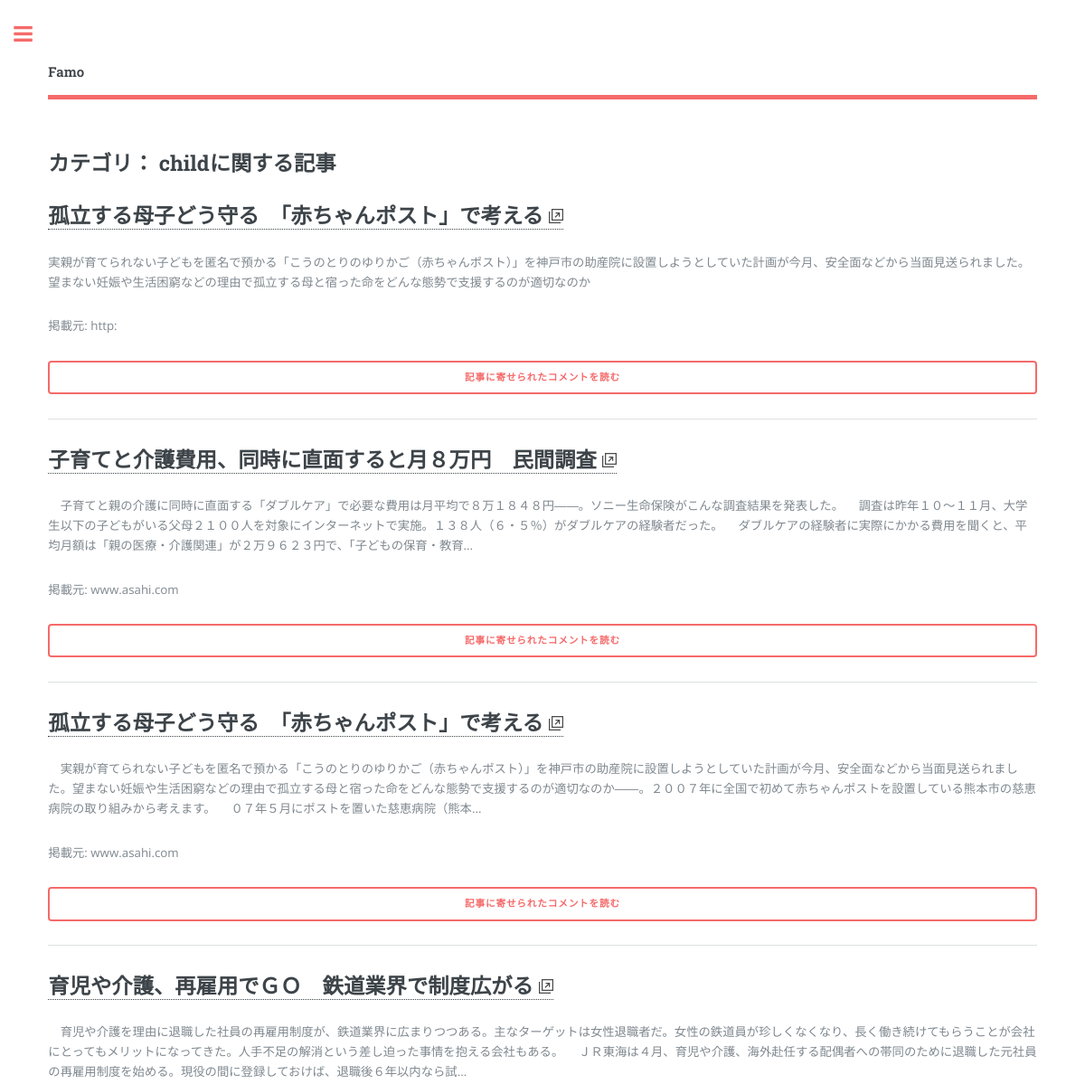
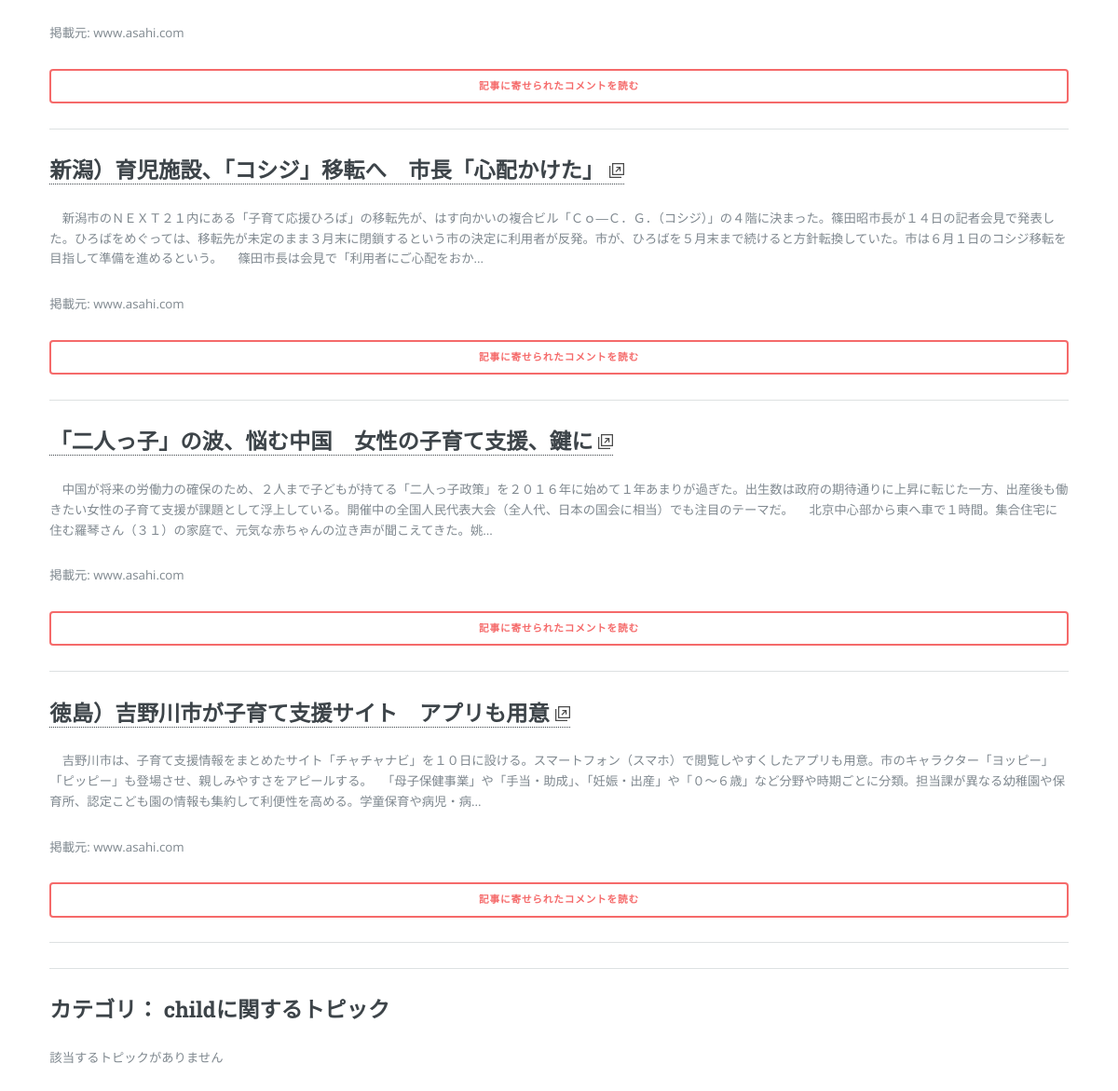
Screenshot of /category/child/ with the database file from the repository (2 pictures, top to bottom).
### articles/models.py (models this page shows, shortened)
class Article(models.Model):
    def get_domain(self):
        return self.url.split('/')[0]
    title = models.CharField(default='', max_length=100)
    url = models.URLField(default='')
    preface = models.CharField(default='', max_length=300)
    img_url = models.URLField(null=True)
    hits = models.IntegerField(default=0)
    registered_date = models.DateTimeField(auto_now=True)

### category/views.py (the view)
# urls.py: url(r'^(?P<category>\w+)/', views.category, name='category'),
def category(request, category):
    if category in keywords.keys():
        query = Q()
        for key in keywords[category]:
            query = query | Q(title__contains=key)
        articles = Article.objects.filter(query)
        questions = Question.objects.filter(query)
    context = {'category': category, 'articles': articles, 'questions': questions}
    return render(request, 'category/category.html', context)

### articles/templatetags/articles_extras.py (called while the page is built)
@register.filter
def get_article_image(url):
    default_image_path = 'commons/images/pic01.jpg'
    if url:
        return url
    else:
        return os.path.join(settings.STATIC_URL, default_image_path)

@register.filter
def complete_url(url):
    return ''.join(['http://', url])

@register.inclusion_tag('articles/article_node.html')
def article_node(article):
    return {'article': article}

@register.inclusion_tag('articles/article_detail_button.html')
def article_detail_button(article):
    return {'article': article}

### commons/templatetags/commons_extras.py (called while the page is built)
@register.filter
def get_categories(num=30):
    return Category.objects.order_by('name')[:num]

@register.inclusion_tag('commons/search_form.html')
def search_form():
    search_form = SearchForm(prefix='search')
    return {'search_form': search_form}

### counsel/models.py (called while the page is built)
    def __str__(self):
        return self.name

### category/templates/category/category.html (shortened to what this page needs)
{% extends 'commons/base.html' %}
{% load articles_extras %}
{% load counsel_extras %}
{% block content %}
<section>
  <section id="articles">
    <h2>カテゴリ： {{ category }}に関する記事</h2>
    {% if articles %}
      {% for article in articles %}
        {% article_node article %}
        {% article_detail_button article %}
        <hr>
      {% endfor %}
    {% else %}
      該当する記事がありません
    {% endif %}
  </section>
  <hr>
  <setion id="questions">
    <h2>カテゴリ： {{ category }}に関するトピック</h2>
    {% if questions %}
      {% for question in questions %}
        {% popular_question_node question %}
        <hr>
      {% endfor %}
    {% else %}
      該当するトピックがありません
    {% endif %}
  </section>
{% endblock content %}

### articles/templates/articles/article_node.html
{% load static %}
{% load articles_extras %}
<section id="article_{{ article.id }}">
  <h2><a href="{{ article.url|complete_url }}" target="_blank">{{ article.title }} <img src="{% static 'commons/images/external_link.png' %}"></a></h2>
  <p>{{ article.preface }}<p>
  <p>掲載元: {{ article.get_domain }}</p>
</section>

### articles/templates/articles/article_detail_button.html
{% load articles_extras %}
<a href="{% url 'articles:detail' article.id %}" class="button fit">記事に寄せられたコメントを読む</a>

### commons/static/commons/assets/css/main.css (style rules this page uses)
html, body, div, span, applet, object, iframe, h1, h2, h3, h4, h5, h6, p, blockquote, pre, a, abbr, acronym, address, big, cite, code, del, dfn, em, img, ins, kbd, q, s, samp, small, strike, strong, sub, sup, tt, var, b, u, i, center, dl, dt, dd, ol, ul, li, fieldset, form, label, legend, table, caption, tbody, tfoot, thead, tr, th, td, article, aside, canvas, details, embed, figure, figcaption, footer, header, hgroup, menu, nav, output, ruby, section, summary, time, mark, audio, video { margin: 0; padding: 0; border: 0; font-size: 100%; font: inherit; vertical-align: baseline; }
article, aside, details, figcaption, figure, footer, header, hgroup, menu, nav, section { display: block; }
body { line-height: 1; }
body { -webkit-text-size-adjust: none; }
*, *:before, *:after { -moz-box-sizing: border-box; -webkit-box-sizing: border-box; box-sizing: border-box; }
body { -ms-overflow-style: scrollbar; }
body { background: #ffffff; }
body, input, select, textarea { color: #7f888f; font-family: "Open Sans", sans-serif; font-size: 13pt; font-weight: 400; line-height: 1.65; }
@media screen and (max-width: 1680px) { body, input, select, textarea { font-size: 11pt; } }
@media screen and (max-width: 1280px) { body, input, select, textarea { font-size: 10pt; } }
a { -moz-transition: color 0.2s ease-in-out, border-bottom-color 0.2s ease-in-out; -webkit-transition: color 0.2s ease-in-out, border-bottom-color 0.2s ease-in-out; -ms-transition: color 0.2s ease-in-out, border-bottom-color 0.2s ease-in-out; transition: color 0.2s ease-in-out, border-bottom-color 0.2s ease-in-out; border-bottom: dotted 1px; color: #f56a6a; text-decoration: none; }
p { margin: 0 0 2em 0; }
h1, h2, h3, h4, h5, h6 { color: #3d4449; font-family: "Roboto Slab", serif; font-weight: 700; line-height: 1.5; margin: 0 0 1em 0; }
h1 a, h2 a, h3 a, h4 a, h5 a, h6 a { color: inherit; text-decoration: none; }
h2 { font-size: 1.75em; }
hr { border: 0; border-bottom: solid 1px rgba(210, 215, 217, 0.75); margin: 2em 0; }
input[type="submit"], input[type="reset"], input[type="button"], button, .button { -moz-appearance: none; -webkit-appearance: none; -ms-appearance: none; appearance: none; -moz-transition: background-color 0.2s ease-in-out, color 0.2s ease-in-out; -webkit-transition: background-color 0.2s ease-in-out, color 0.2s ease-in-out; -ms-transition: background-color 0.2s ease-in-out, color 0.2s ease-in-out; transition: background-color 0.2s ease-in-out, color 0.2s ease-in-out; background-color: transparent; border-radius: 0.375em; border: 0; box-shadow: inset 0 0 0 2px #f56a6a; color: #f56a6a !important; cursor: pointer; display: inline-block; font-family: "Roboto Slab", serif; font-size: 0.8em; font-weight: 700; height: 3.5em; letter-spacing: 0.075em; line-height: 3.5em; padding: 0 2.25em; text-align: center; text-decoration: none; text-transform: uppercase; white-space: nowrap; }
input[type="submit"].fit, input[type="reset"].fit, input[type="button"].fit, button.fit, .button.fit { display: block; margin: 0 0 1em 0; width: 100%; }
#main > .inner > section { padding: 6em 0 4em 0 ; border-top: solid 2px rgba(210, 215, 217, 0.75); }
#main > .inner > section:first-of-type { border-top: 0 !important; }
@media screen and (max-width: 1680px) { #main > .inner > section { padding: 5em 0 3em 0 ; } }
@media screen and (max-width: 1280px) { #main > .inner > section { padding: 4em 0 2em 0 ; } }

### rows the page displays
Article: title "孤立する母子どう守る 「赤ちゃんポスト」で考える", preface "実親が育てられない子どもを匿名で預かる「こうのとりのゆりかご（赤ちゃんポスト）」を神戸市の助産院に設置しようとしていた計画が今月、安全面などから当面見送られました。望まない妊娠や生活困窮などの理由で孤立する母と宿った命をどんな態勢で支援するのが適切なのか", get_domain "http:"
Article: title "子育てと介護費用、同時に直面すると月８万円 民間調査", preface "子育てと親の介護に同時に直面する「ダブルケア」で必要な費用は月平均で８万１８４８円――。ソニー生命保険がこんな調査結果を発表した。 調査は昨年１０～１１月、大学生以下の子どもがいる父母２１００人を対象にインターネットで実施。１３８人（６・５％）がダブルケアの経験者だった。 ダブルケアの経験者に実際にかかる費用を聞くと、平均月額は「親の医療・介護関連」が２万９６２３円で、「子どもの保育・教育...", get_domain "www.asahi.com"
Article: title "孤立する母子どう守る 「赤ちゃんポスト」で考える", preface "実親が育てられない子どもを匿名で預かる「こうのとりのゆりかご（赤ちゃんポスト）」を神戸市の助産院に設置しようとしていた計画が今月、安全面などから当面見送られました。望まない妊娠や生活困窮などの理由で孤立する母と宿った命をどんな態勢で支援するのが適切なのか――。２００７年に全国で初めて赤ちゃんポストを設置している熊本市の慈恵病院の取り組みから考えます。 ０７年５月にポストを置いた慈恵病院（熊本...", get_domain "www.asahi.com"
Article: title "育児や介護、再雇用でＧＯ 鉄道業界で制度広がる", preface "育児や介護を理由に退職した社員の再雇用制度が、鉄道業界に広まりつつある。主なターゲットは女性退職者だ。女性の鉄道員が珍しくなくなり、長く働き続けてもらうことが会社にとってもメリットになってきた。人手不足の解消という差し迫った事情を抱える会社もある。 ＪＲ東海は４月、育児や介護、海外赴任する配偶者への帯同のために退職した元社員の再雇用制度を始める。現役の間に登録しておけば、退職後６年以内なら試...", get_domain "www.asahi.com"
Article: title "新潟）育児施設、「コシジ」移転へ 市長「心配かけた」", preface "新潟市のＮＥＸＴ２１内にある「子育て応援ひろば」の移転先が、はす向かいの複合ビル「Ｃｏ―Ｃ．Ｇ．（コシジ）」の４階に決まった。篠田昭市長が１４日の記者会見で発表した。ひろばをめぐっては、移転先が未定のまま３月末に閉鎖するという市の決定に利用者が反発。市が、ひろばを５月末まで続けると方針転換していた。市は６月１日のコシジ移転を目指して準備を進めるという。 篠田市長は会見で「利用者にご心配をおか...", get_domain "www.asahi.com"
Article: title "「二人っ子」の波、悩む中国 女性の子育て支援、鍵に", preface "中国が将来の労働力の確保のため、２人まで子どもが持てる「二人っ子政策」を２０１６年に始めて１年あまりが過ぎた。出生数は政府の期待通りに上昇に転じた一方、出産後も働きたい女性の子育て支援が課題として浮上している。開催中の全国人民代表大会（全人代、日本の国会に相当）でも注目のテーマだ。 北京中心部から東へ車で１時間。集合住宅に住む羅琴さん（３１）の家庭で、元気な赤ちゃんの泣き声が聞こえてきた。姚...", get_domain "www.asahi.com"
Article: title "徳島）吉野川市が子育て支援サイト アプリも用意", preface "吉野川市は、子育て支援情報をまとめたサイト「チャチャナビ」を１０日に設ける。スマートフォン（スマホ）で閲覧しやすくしたアプリも用意。市のキャラクター「ヨッピー」「ピッピー」も登場させ、親しみやすさをアピールする。 「母子保健事業」や「手当・助成」、「妊娠・出産」や「０～６歳」など分野や時期ごとに分類。担当課が異なる幼稚園や保育所、認定こども園の情報も集約して利便性を高める。学童保育や病児・病...", get_domain "www.asahi.com"

### other values shown
{{ category }} "child"
